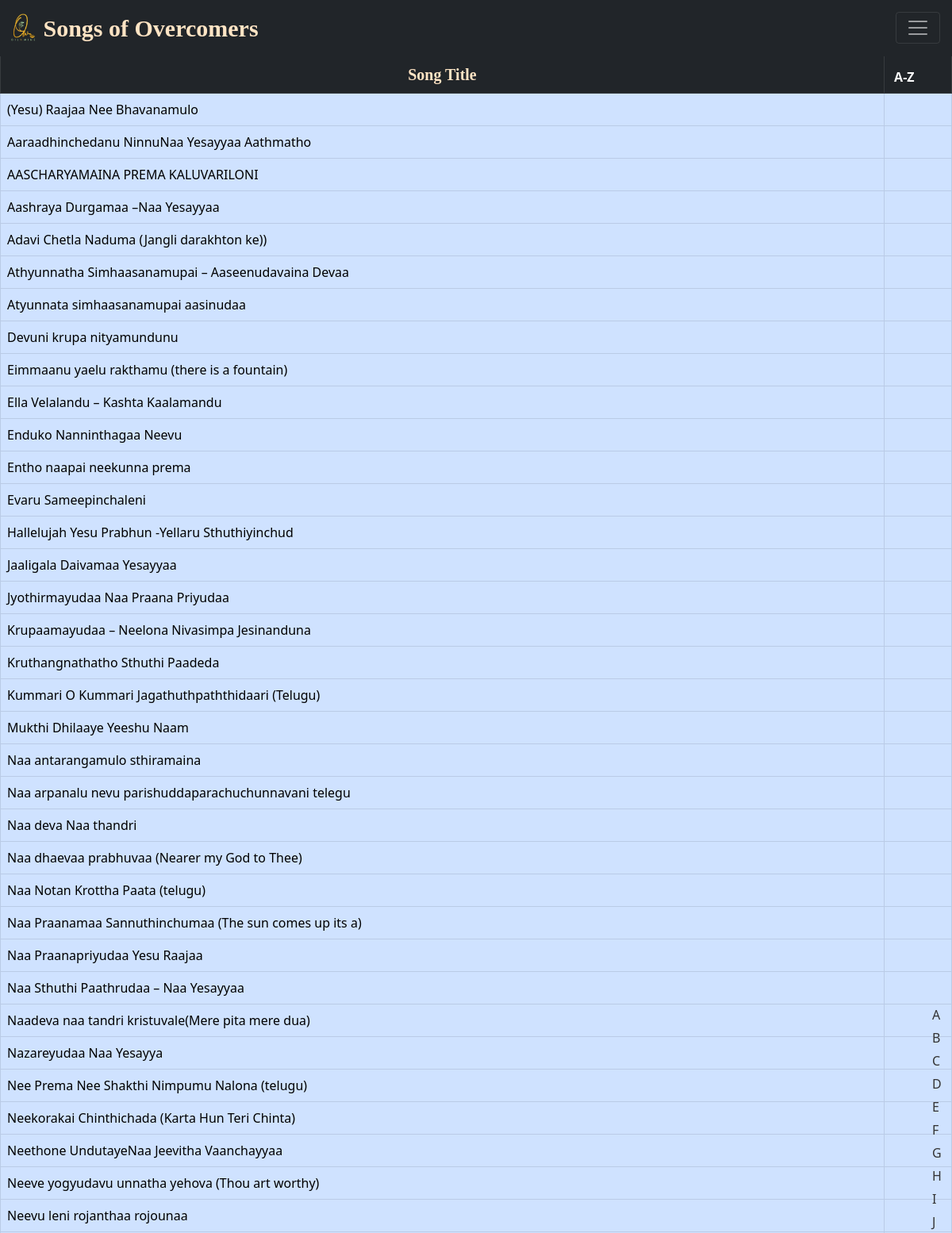
The page /telugu (upper part) on the database its author committed.
### tables this page shows
CREATE TABLE songs (
            id INTEGER PRIMARY KEY AUTOINCREMENT,
            title TEXT,
            alternate_title TEXT,
            lyrics TEXT,
            transliteration TEXT,
            chord TEXT,
            search_title TEXT,
            search_lyrics TEXT,
            youtube_link TEXT,
            create_date TEXT,
            modified_date TEXT,
            username TEXT,
            FOREIGN KEY (username) REFERENCES users(username)
        );

### server.py (the view)
@app.route('/telugu')
def telugu():
    conn = sqlite3.connect(DATABASE)
    if 'username' in session:
        login = True
        user = session['username']
        cursor1 = conn.cursor()
        cursor1.execute(
            'SELECT permission FROM users where username = ?', (user,))
        permission = cursor1.fetchone()
        permission = permission[0]
    else:
        login = False
        user = ""
        permission = 0
    cursor = conn.cursor()
    cursor.execute('SELECT id, title, search_title, search_lyrics FROM songs')
    all_rows = cursor.fetchall()
    filtered_results = [row for row in all_rows if 'telugu' in row[1] or 'Telugu' in row[1] or 'Telegu' in row[1]
                        or 'telegu' in row[1] or 'telugu' in row[2] or 'Telugu' in row[2] or 'Telegu' in row[2] or 'telegu' in row[2]]
    sorted_rows = sorted(filtered_results, key=lambda x: x[1].lower())
    conn.close()
    return render_template("telugu.html", login=login, user=user, rows=sorted_rows, permission=permission)

### templates/telugu.html (shortened to what this page needs)
<!DOCTYPE html>
<html lang="en">
<head>
    <link rel="stylesheet" href="https://cdnjs.cloudflare.com/ajax/libs/font-awesome/4.7.0/css/font-awesome.min.css">
    <link href="https://cdn.jsdelivr.net/npm/bootstrap@5.0.2/dist/css/bootstrap.min.css" rel="stylesheet"
>
</head>
<body>
    <nav class="navbar navbar-dark bg-dark sticky-top " aria-label="First navbar example" id="navbar"
        style="display: none;">
        <div class="container-fluid">
            <a class="navbar-brand" href="#"><img src="static/lightTransp.png" alt="oilnwine logo" width="35px"
                    height="35px" class="d-inline-block align-text-bottom"><span
                    style="font-size: 30px;color: bisque; font-family:cursive;"><b>&nbsp;Songs of
                        Overcomers</b></span></a>
            <button class="navbar-toggler" type="button" data-bs-toggle="collapse" data-bs-target="#navbarpills"
                aria-controls="navbarpills" aria-expanded="false" aria-label="Toggle navigation"
                style="position:fixed; top: 15px; right:15px;">
                <span class="navbar-toggler-icon"></span>
            </button>
        </div>
    </nav>
    <br>
    <div class="tab-content" id="pills-tabContent">
        <div class="tab-pane fade show active" id="all" role="tabpanel" aria-labelledby="all-tab">
            <center>
                <table class="table table-dark table-hover table-bordered" style="margin-top: -25px;">
                    <thead class="table-dark">
                        <tr>
                            <th>
                                <center style="font-size: 20px;color: bisque; font-family:cursive;">Song Title</center>
                            </th>
                            <th >&nbsp;A-Z&nbsp;</th>
                        </tr>
                    </thead>
                    <tbody class="table-primary" id="songTable">
                        {% for row in rows %}
                        <tr data-id="{{ row[0] }}" id="{{ row[0] }}">
                            <td data-bs-toggle="modal" data-bs-target="#songModal">{{ row[1] }}</td>
                            <td>&nbsp;&nbsp;</td>
                        </tr>
                        {% endfor %}
                    </tbody>
                </table><br><br>
            </center>
        </div>
    </div>
    <div class="alphabet-navigation">
        <ul class="alphabet-list" id="alphabetList">
        </ul>
    </div>
</body>
</html>

### templates/telugu.html (style rules this page uses)
.alphabet-navigation { position: fixed; top: 50%; right: 10px; transform: translateY(-50%); z-index: 1000; }
.alphabet-list { list-style: none; padding: 0; }

### rows shown on the page
songs: title "(Yesu) Raajaa Nee Bhavanamulo"
songs: title "Aaraadhinchedanu NinnuNaa Yesayyaa Aathmatho"
songs: title "AASCHARYAMAINA PREMA KALUVARILONI"
songs: title "Aashraya Durgamaa –Naa Yesayyaa"
songs: title "Adavi Chetla Naduma (Jangli darakhton ke))"
songs: title "Athyunnatha Simhaasanamupai – Aaseenudavaina Devaa"
songs: title "Atyunnata simhaasanamupai aasinudaa"
songs: title "Devuni krupa nityamundunu"
songs: title "Eimmaanu yaelu rakthamu (there is a fountain)"
songs: title "Ella Velalandu – Kashta Kaalamandu"
songs: title "Enduko Nanninthagaa Neevu"
songs: title "Entho naapai neekunna prema"
songs: title "Evaru Sameepinchaleni"
songs: title "Hallelujah Yesu Prabhun -Yellaru Sthuthiyinchud"
songs: title "Jaaligala Daivamaa Yesayyaa"
songs: title "Jyothirmayudaa Naa Praana Priyudaa"
songs: title "Krupaamayudaa – Neelona Nivasimpa Jesinanduna"
songs: title "Kruthangnathatho Sthuthi Paadeda"
songs: title "Kummari O Kummari Jagathuthpaththidaari (Telugu)"
songs: title "Mukthi Dhilaaye Yeeshu Naam"
songs: title "Naa antarangamulo sthiramaina"
songs: title "Naa arpanalu nevu parishuddaparachuchunnavani telegu"
songs: title "Naa deva Naa thandri"
songs: title "Naa dhaevaa prabhuvaa (Nearer my God to Thee)"
songs: title "Naa Notan Krottha Paata (telugu)"
songs: title "Naa Praanamaa Sannuthinchumaa (The sun comes up its a)"
songs: title "Naa Praanapriyudaa Yesu Raajaa"
songs: title "Naa Sthuthi Paathrudaa – Naa Yesayyaa"
songs: title "Naadeva naa tandri kristuvale(Mere pita mere dua)"
songs: title "Nazareyudaa Naa Yesayya"
songs: title "Nee Prema Nee Shakthi Nimpumu Nalona (telugu)"
songs: title "Neekorakai Chinthichada (Karta Hun Teri Chinta)"
songs: title "Neethone UndutayeNaa Jeevitha Vaanchayyaa"
songs: title "Neeve yogyudavu unnatha yehova (Thou art worthy)"
songs: title "Neevu leni rojanthaa rojounaa"
